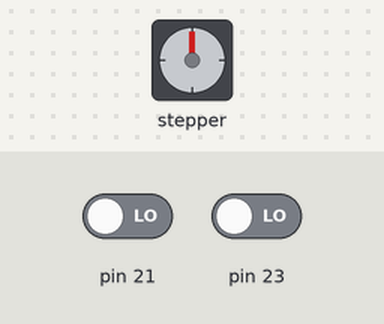
Recording of a sketch running on a simulated Arduino Mega 2560, built with avr-gcc and run on an emulated ATmega2560. Parts: stepper motor. Inputs (shaded band) come from the test bench; at power-on: pin 21 LOW, pin 23 LOW. Stepper angles assume 2048 steps per turn.

Above: at 1.2 s.
1.3 s: pin 21 driven HIGH
At 2.34 s:
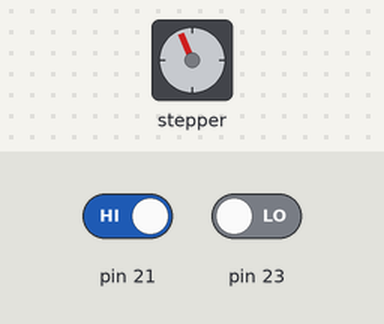
4.3 s: pin 23 driven HIGH
7.3 s: pin 23 driven LOW
10.3 s: pin 21 driven LOW
At 10.3 s:
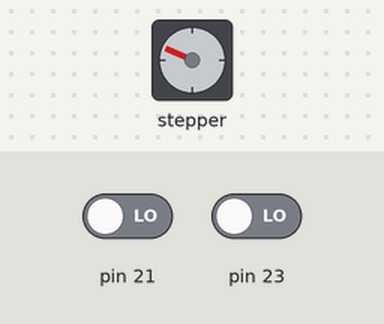
11.8 s: pin 21 driven HIGH
At 13.75 s:
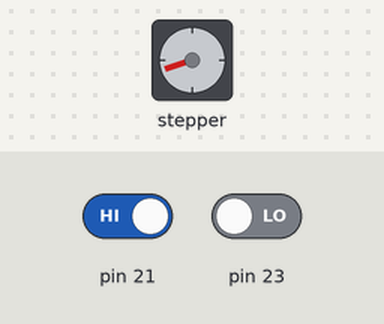
Timing chart, 0 to 24.8 s (numbered marks = the images above; inputs shaded):
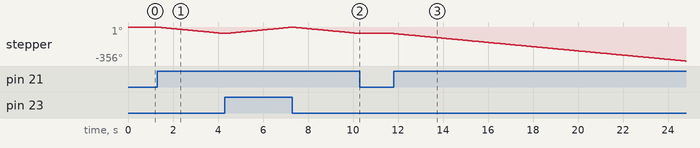

The sketch:

1012-3.ino
```cpp
#include <Stepper.h> //引入步進馬達函示庫

const int stepsPerRevolution = 2048;  //此馬達轉一圈為2048步
const int RPM = 5; //馬達旋轉速度

//宣告Stepper物件，的步數和引腳
//引角依序對應驅動版的1N1、1N3、1N2、1N4
Stepper myStepper(stepsPerRevolution, 13, 14, 12, 27);

void setup() {
  pinMode(23, INPUT);
  pinMode(21, INPUT);
  Serial.begin(115200);
  myStepper.setSpeed(RPM);  //設定馬達轉速
}

void loop() {

  if(digitalRead(23)){
    myStepper.step(stepsPerRevolution/360);
    }else if(digitalRead(21)){
    myStepper.step(-stepsPerRevolution/360);
    }else{
      myStepper.step(0);
    }
  delay(10);

}
```

Measured:
- after the input at 1.3 s, stepper: keeps turning counter-clockwise at about 23°/s, starting at once
- after the input at 10.3 s, stepper: stops changing and stays -67°
- after the input at 11.8 s, stepper: keeps turning counter-clockwise at about 22°/s, starting at once
